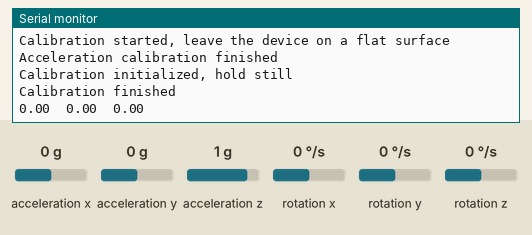
Recording of a sketch running on a simulated Arduino Uno, built with avr-gcc and run on an emulated ATmega328P. Shown: the last lines printed to the serial monitor. Wiring (inferred from the names in the program): MPU-6050 motion sensor at I2C address 0x68. The inputs (shaded band) are chosen by the test bench; at power-on: acceleration z 1 g, acceleration x 0 g, acceleration y 0 g, rotation x 0 °/s, rotation y 0 °/s, rotation z 0 °/s.

Above: at 7.8 s.
7.9 s: acceleration z set to 0 g
At 9.5 s:
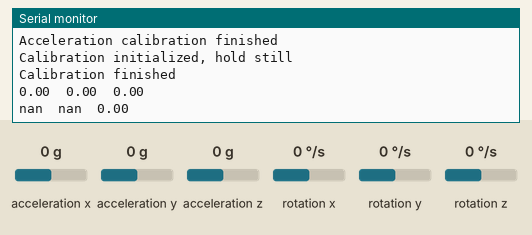
10.9 s: acceleration x set to -1.4 g
At 13.6 s:
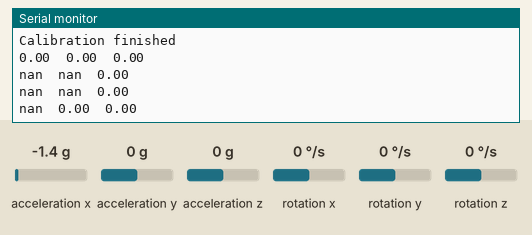
13.9 s: acceleration y set to -1.4 g
At 15.2 s:
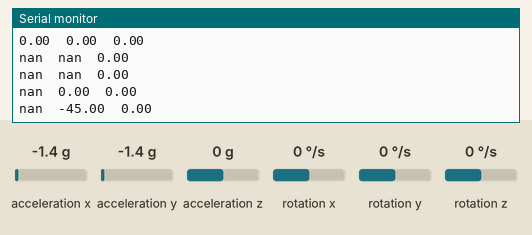
15.4 s: rotation x set to -192 °/s
At 17.2 s:
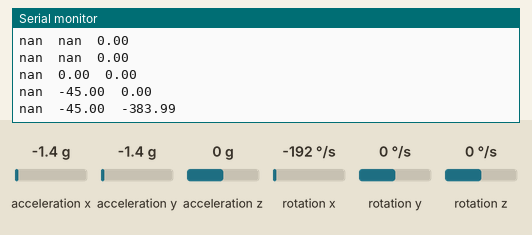

Measured:
- after the input at 7.9 s, the serial monitor: prints a new line after 0.76 s (image 1)
- after the input at 10.9 s, the serial monitor: prints a new line after 1.8 s (image 2)
- after the input at 13.9 s, the serial monitor: prints a new line after 0.77 s (image 3)
- after the input at 15.4 s, the serial monitor: prints a new line after 1.3 s (image 4)

The sketch:

read_mpu.ino
```cpp
#include <Wire.h>

#define mpuAdd 0x68

float accel_raw[3], accel_data[3];  //X,Y,Z in that order
float offset_raw_a[] = { 0.0, 0.0, 0.0 };

float angle_data_by_acc[2];  //Calculated using the angle equation seen in the update_angle_acc function
//X y Y, en ese orden
float angle_data_by_gyro[3] = { 0, 0, 0 };  //

float gyro_data[3], gyro_raw[3];
float offset_raw_g[] = { 0.0, 0.0, 0.0 };

long lastMillis = 0, last_millis_kalman = 0;

int vertical_axis = 2;  //Saves the vertical axis 0=x, 1=y, 2=z. Its recognized in the calibration function

//variables para filtro de Kalman:

float angle_kalman[2] = { 0, 0 };              //x y y, respectivamente. Para el video PITCH AND ROLL.
float incerteza_kalman[2] = { 2 * 2, 2 * 2 };  //x y y, respectivamente. Para el video PITCH AND ROLL.

void setup() {
  // put your setup code here, to run once:
  Serial.begin(9600);
  while (!Serial) {}


  Wire.begin();
  delay(250);
  Wire.setClock(400000);

  //Select powermode
  Wire.beginTransmission(mpuAdd);
  Wire.write(0x6B);
  Wire.write(0x08);
  Wire.endTransmission();

  //Set DLPF
  Wire.beginTransmission(mpuAdd);  //Starts I2C transmission  for DLPF
  Wire.write(0x1A);                //Pass the register as DATA. MPU6050 understands the byte as a register ID
  Wire.write(0x05);                //Equals: 00000101 bits for the 0x1A register
  Wire.endTransmission();          //Sends data, this sets the DLPF

  //Set gyroscope range
  Wire.beginTransmission(0x68);  //Starts a new transmission
  Wire.write(0x1B);
  Wire.write(0x8);  //00001000 for setting 1 FS_SEL = 1; giving a full scale range of 500deg/s or 65.5LSB/deg/s
  Wire.endTransmission();


  //Set Accelerometer range
  Wire.beginTransmission(mpuAdd);
  Wire.write(0x1C);
  Wire.write(0x18);  //24 in decimal, 18 on hexadecimal and 00011000 in bin
  //to set the acccelerometer range to +/-16g. CHANGING THIS CHANGES THE CALIBRATION AND COOKING CODES
  Wire.endTransmission();

  calibrate_accel();
  calibrate_gyro();
}

void calibrate_accel() {
  float sum[] = {0.0,0.0,0.0};
  float counter = 0.0;
  Serial.println("Calibration started, leave the device on a flat surface");
  delay(100);
  for (int i = 0; i < 100; i++) {
    accel_update();
    counter += 1.0;
    for (int j = 0; j < 3; j++) {
      sum[j] = sum[j] + accel_raw[j];
    }
    delay(10);
  }
  for (int j = 0; j < 3; j++) {
    offset_raw_a[j] = sum[j] / counter;
  }
  offset_raw_a[2] = -2048.0 + offset_raw_a[2];
  Serial.println("Acceleration calibration finished");
}

void calibrate_gyro() {
  Serial.println("Calibration initialized, hold still");
  float sum[] = { 0, 0, 0 };
  float counter = 0;
  for (int i = 0; i < 500; i++) {
    counter += 1.0;
    gyro_update();
    for (int j = 0; j < 3; j++) {
      sum[j] = sum[j] + gyro_raw[j];
    }
    delay(10);
  }
  for (int j = 0; j < 3; j++) {
    offset_raw_g[j] = sum[j] / counter;
  }
  Serial.println("Calibration finished");
}

void accel_update() {
  Wire.beginTransmission(mpuAdd);
  Wire.write(0x3B);
  Wire.endTransmission();
  Wire.requestFrom(mpuAdd, 6);
  if (Wire.available() == 6) {
    for (int i = 0; i < 3; i++) {
      accel_raw[i] = float(Wire.read() << 8 | Wire.read()) - offset_raw_a[i];
      accel_data[i] = accel_raw[i] / 2048.0;
    }
  }
}

/*
  k_input = rotation rate;
  k_measurement = angle by accelerometer;
  k_state = angle calculated with the kalman filter;
*/

void update_angle_by_kalman_filter() {
  if (last_millis_kalman == 0) {
    last_millis_kalman = millis();
    return 0;
  }
  float t = (millis() - last_millis_kalman);
  gyro_update();
  angle_update_by_acc();
  angle_update_by_gyro();
  //Un poco mas de entendimiento con apartado Kalman Filter en una dimensión en mi cuaderno de programación
  //Ecuaciones de la 1 a la 5:
  for(int i = 0; i < 2; i++){
    angle_kalman[i] = angle_kalman[i] + (t / 1000) * gyro_data[i];  //Calculo por integración.
    incerteza_kalman[i] = incerteza_kalman[i] + ((t / 1000) * (t / 1000) * 4 * 4);
    float k_gain = incerteza_kalman[i] * 1 / (1 * incerteza_kalman[i] + 3 * 3);
    angle_kalman[i] = angle_kalman[i] + k_gain * (angle_data_by_acc[i] - angle_kalman[i]);
    incerteza_kalman[i] = (1 - k_gain) * incerteza_kalman[i];
  }

  last_millis_kalman = millis();
}

void angle_update_by_acc() {
  accel_update();
  angle_data_by_acc[0] = atan(accel_data[1] / sqrt((accel_data[0] * accel_data[0]) + (accel_data[2] * accel_data[2]))) * 180 / 3.141592;
  angle_data_by_acc[1] = -atan(accel_data[0] / sqrt((accel_data[1] * accel_data[1]) + (accel_data[2] * accel_data[2]))) * 180 / 3.141592;
}

bool angle_update_by_gyro() {
  if (lastMillis == 0) {
    lastMillis = millis();
    return 0;
  }
  float t = (millis() - lastMillis);
  gyro_update();
  for (int i = 0; i < 3; i++) {
    angle_data_by_gyro[i] = angle_data_by_gyro[i] + (gyro_data[i] * t / 1000);
  }
  lastMillis = millis();
}

void gyro_update() {
  Wire.beginTransmission(0x68);
  Wire.write(0x43);  //Register holding gyroscope, we indicate we are going to use this one
  Wire.endTransmission();

  Wire.requestFrom(0x68, 6);    //Request 6 bytes from Gyroscope measurments register. Meaning 48 bits
  if (Wire.available() == 6) {  //Make sure i now have 6 bytes in buffer
    for (int i = 0; i < 3; i++) {
      gyro_raw[i] = float(Wire.read() << 8 | Wire.read()) - offset_raw_g[i];  //Every .read() consums a byte from the buffer
      gyro_data[i] = gyro_raw[i] / 65.6;
    }
    //Ergo when i call .read() 6 times, i finish with no bytes in the buffer
  }
}

void loop() {
  update_angle_by_kalman_filter();
  Serial.print(angle_kalman[0]);
  Serial.print("\t");
  Serial.print(angle_data_by_acc[0]);
  Serial.print("\t");
  Serial.print(angle_data_by_gyro[0]);
  Serial.println("\t");
  delay(2000);
}
```
